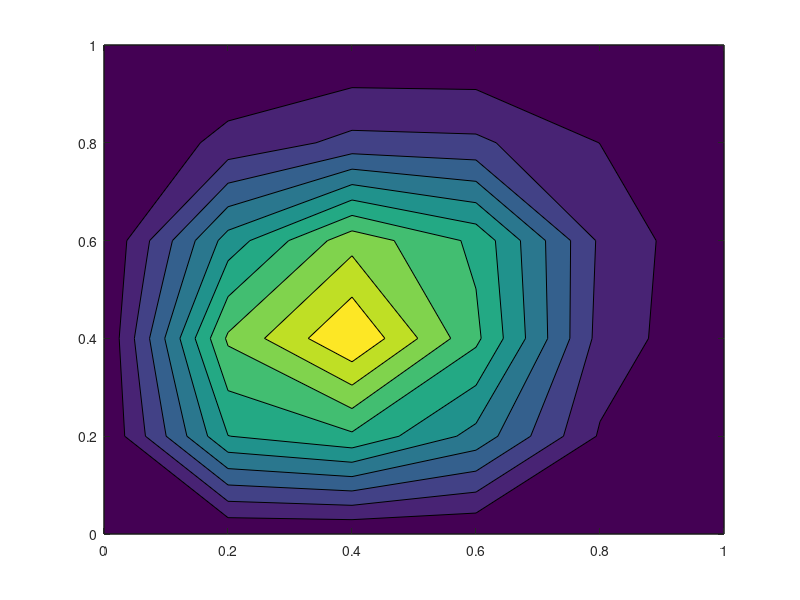
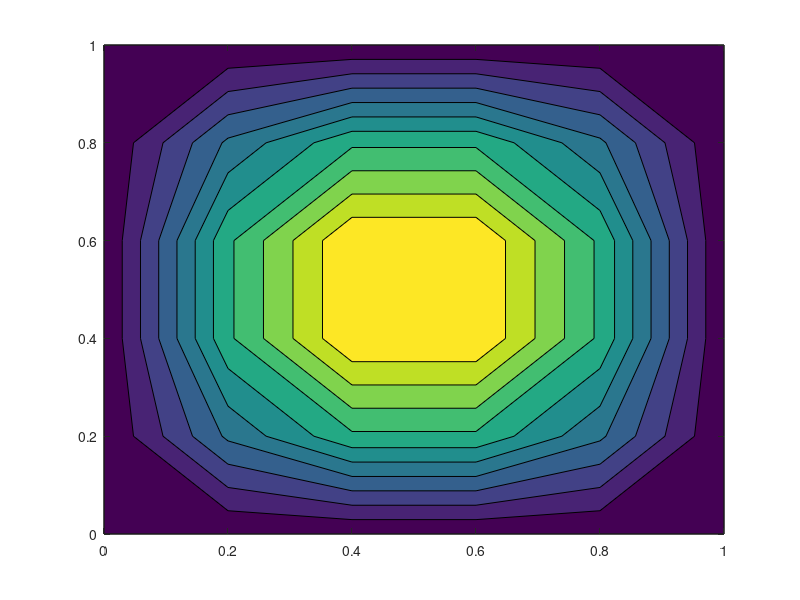

Here is the MATLAB script that generated these plots, in order:
%This code solves two dimensional transient diffusion equation (Parabolic
%partial differential equation). It uses fractional step ADI method. It
%takes input like number of x & y grids (10), time (4sec) & delta_t (0.1). It outputs
%temperature matrix and 2 graphs for analytical (Figure 1) & numerical
%solution (Figure 2).
function a6q11
alpha=10^-2;
aa=input('Enter no. of x grid');
bb=input('Enter no. of y grid');
u=input('Enter time untill you want analysis');
x_grid=1/aa;
y_grid=1/bb;
t_grid=input('Enter delta t');
n=1/(x_grid)+1;
m=1/(y_grid)+1;
p=1/(t_grid);
bx=alpha.*t_grid/(2*x_grid.^2);
by=alpha.*t_grid/(2*y_grid.^2);
T=zeros(m,n);
e=1;
k=1;
%Initial Condition
for j=1:m
 for i=1:n
    x=(i-1).*x_grid;
    y=(j-1).*y_grid;
    T(j,i)=sin(pi*y).*sin(pi*x);
 end
end

for k=1:t_grid:u+1-t_grid
%Boundary Conditions
T(1,:)=0;
T(end,:)=0;
T(:,1)=0;
T(:,end)=0;
for j=1:m
    for i=1:n
        x=(i-1).*x_grid;
        y=(j-1).*y_grid;
        z=(k-1).*t_grid;
        analytic(j,i)=sin(pi*y).*sin(pi*x).*exp(-2*0.01*pi*pi*z);
    end
end
%Calculation from 0 to n+1/2 time step
for p=1:n-2
for i=1:n-2
    if (i==1)  
        b(i)=-(2*bx+1);
        c(i)=bx;
        d(i)=-by*(T(p,i+1)+T(p+2,i+1))+(2*by-1)*T(p+1,i+1);
        
    elseif i==n-2 
        a(i)=bx;
        b(i)=-(2*bx+1);
        d(i)=-by*(T(p,i+1)+T(p+2,i+1))+(2*by-1)*T(p+1,i+1);
    else
        a(i)=bx;
        b(i)=-(2*bx+1);
        c(i)=bx;
        d(i)=-by*(T(p,i+1)+T(p+2,i+1))+(2*by-1)*T(p+1,i+1);
    end  
end 
  [b,d]=tdma(a,b,c,d);
  [x]=back(b,c,d);
  T(p+1,:)=[0 x 0];
 %Calculation from n+1/2 to n+1 time step
for j=1:m-2
    if (j==1)  
        B(j)=-(2*by+1);
        C(j)=by;
        D(j)=-bx*(T(j+1,p)+T(j+1,p+2))+(2*bx-1)*T(j+1,p+1);
        
    elseif j==m-2 
        A(j)=by;
        B(j)=-(2*by+1);
        D(j)=-bx*(T(j+1,p)+T(j+1,p+2))+(2*bx-1)*T(j+1,p+1);
    else
        A(j)=by;
        B(j)=-(2*by+1);
        C(j)=by;
        D(j)=-bx*(T(j+1,p)+T(j+1,p+2))+(2*bx-1)*T(j+1,p+1);
    end
end 
  [B,D]=tdma(A,B,C,D);
  [y]=back(B,C,D);
  T(:,p+1)=[0 y 0];
end

end
 T
 
 
 figure
 contourf(0:x_grid:1 ,0:y_grid:1 ,T)
 figure
 contourf(0:x_grid:1 ,0:y_grid:1 ,analytic)
end
 %Function for thomas algorithm
function [b,d]=tdma(a,b,c,d)
n=length(b);
for i=2:n
    m=a(i)/b(i-1);
    b(i)=b(i)-m*c(i-1);
    d(i)=d(i)-m*d(i-1);
end
end
function [x]=back(b,c,d)
n=length(b);
x(n)=d(n)/b(n);
for i=n-1:-1:1
    x(i)=(d(i)-c(i)*x(i+1))/b(i);
end
end